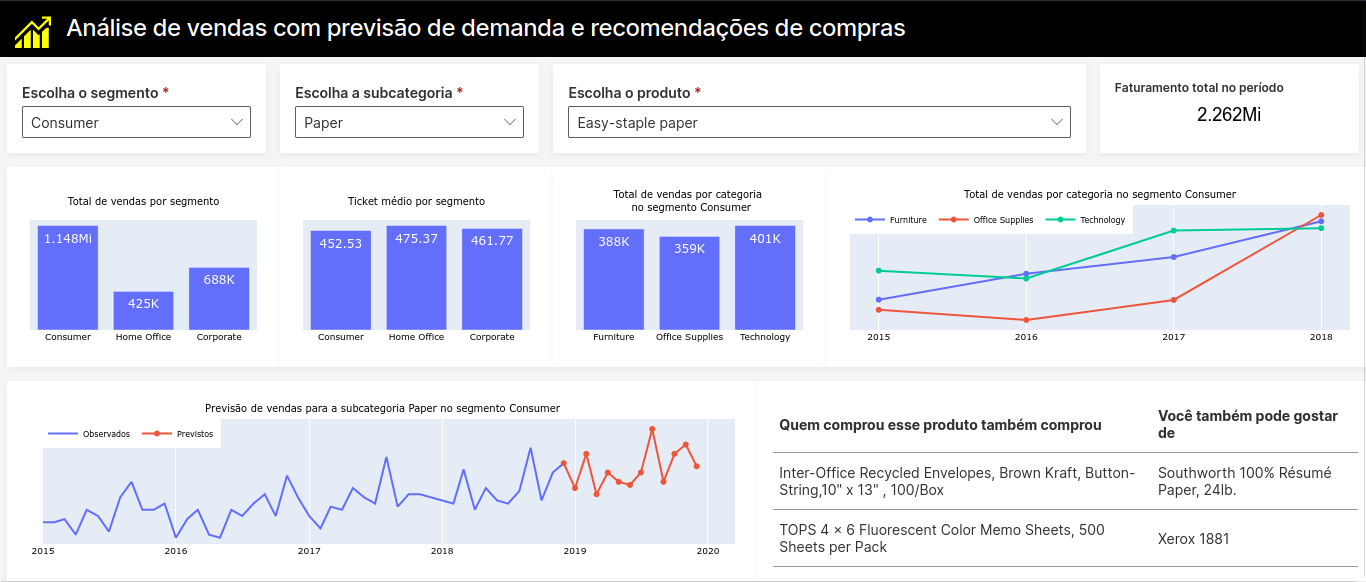

Python code for this plot:
# Aplicação para avaliar vendas, fazer recomendações e fazer previsões
#-------------------------------------------------------------------------------------------------------
# Imports
import pandas as pd
import numpy as np
import plotly.graph_objects as go
from plotly import io as pio
from statsmodels.tsa.statespace.sarimax import SARIMAX
from h2o_wave import Q, app, data, main, ui
#-------------------------------------------------------------------------------------------------------
# Carregando os dataframes necessários:
df_ticket = pd.read_csv('./../data/df_ticket.csv', index_col=0)
df_prev = pd.read_csv('./../data/df_prev.csv', parse_dates=['Order Date'], index_col=0)
df_cats = pd.read_csv('./../data/df_cats.csv', index_col=0)

# Lista de subcategorias:
def lista_subcat(seg):
    prop_vendas_nome = seg.lower().replace(' ', '_') + '_prop_vendas.csv'
    prop_vendas = pd.read_csv(f'./../data/{prop_vendas_nome}', index_col=0)
    nomes = [n for n in prop_vendas['Sub-Category'].unique()]
    return np.sort(nomes)

# Lista de produtos com base no segmento e subcategoria:
def lista_produtos(seg, subcategoria):
    prop_vendas_nome = seg.lower().replace(' ', '_') + '_prop_vendas.csv'
    prop_vendas = pd.read_csv(f'./../data/{prop_vendas_nome}', index_col=0)
    nomes = prop_vendas[prop_vendas['Sub-Category']==subcategoria]['Product Name'].to_list()
    return np.sort(nomes)

# Gráfico com total de vendas por segmento:
def total_seg(df_ticket):
    fig = go.Figure()
    fig.add_trace(go.Bar(x=df_ticket.segmento.unique(), y=df_ticket['total_vendas'], 
                         text=[(str(round(n/10e2))+'K') if n <10e5 else (str(round(n/10e5, 3))+'Mi') for n in df_ticket['total_vendas']], 
                         textposition='auto'))

    fig.update_layout(title_text='Total de vendas por segmento', 
                      title_font_color='black', title_x=0.5, title_y=0.945, title_font_size=10, 
                      margin=dict(l=0, r=0, b=0, t=30))
    
    fig.update_xaxes(tickfont_size=9, tickfont_color='black')
    fig.update_yaxes(visible=False)
    
    return (pio.to_html(fig, include_plotlyjs='cdn', validate=False))

# Gráfico com ticket médio (total de vendas/núm de ordens de compra) para cada segmento:
def ticket_seg(df_ticket):
    fig = go.Figure()
    fig.add_trace(go.Bar(x=df_ticket.segmento, y=df_ticket['ticket_medio'], 
                         text=df_ticket['ticket_medio'], 
                         textposition='auto'))

    fig.update_layout(title_text='Ticket médio por segmento', 
                      title_font_color='black', title_x=0.5, title_y=0.945, title_font_size=10, 
                      margin=dict(l=0, r=0, b=0, t=30))
    
    fig.update_xaxes(tickfont_size=9, tickfont_color='black')
    fig.update_yaxes(visible=False)
    
    return (pio.to_html(fig, include_plotlyjs='cdn', validate=False))

# Gráfico com total de vendas para cada categoria a depender do segmento:
def total_cat(seg, df_cats):
    df_cats = df_cats[df_cats.Segment==seg]
    
    fig = go.Figure()
    fig.add_trace(go.Bar(x=df_cats.groupby('Category', as_index=False).agg({'Sales': 'sum'})['Category'], 
                         y=df_cats.groupby('Category', as_index=False).agg({'Sales': 'sum'})['Sales'], 
                         text=[(str(round(n/10e2))+'K') for n in df_cats.groupby(
                             'Category', as_index=False).agg({'Sales': 'sum'})['Sales']], 
                         textposition='auto'))

    fig.update_layout(title_text=f'Total de vendas por categoria <br> no segmento {seg}', 
                      title_font_color='black', title_x=0.5, title_y=0.945, title_font_size=10, 
                      margin=dict(l=0, r=0, b=0, t=30))
    
    fig.update_xaxes(tickfont_size=9, tickfont_color='black')
    fig.update_yaxes(visible=False)
  
    return (pio.to_html(fig, include_plotlyjs='cdn', validate=False))

# Gráfico com vendas ano a ano para cada categoria a depender do segmento:
def total_cat_ano(seg, df_cats):
    df_cats = df_cats[df_cats.Segment==seg]
    cats = df_cats.Category.unique()

    fig = go.Figure()
    for n in cats:
        fig.add_trace(go.Scatter(x=[str(n) for n in df_cats.year.unique()], 
                                 y=df_cats[df_cats.Category==n]['Sales'],
                                 name = n))

    fig.update_layout(title_text=f'Total de vendas por categoria no segmento Consumer', 
                      title_font_color='black', title_x=0.5, title_font_size=10, 
                      legend={'orientation':'h', 
                              'y':1, 'yanchor': 'top', 
                              'x':0, 'xanchor': 'left', 
                              'font':{'size':8, 'color':'black'}, 'itemclick':'toggle'}, 
                      margin=dict(l=0, r=0, b=0, t=15))
    
    fig.update_xaxes(tickfont_size=9, tickfont_color='black')
    fig.update_yaxes(visible=False)

    return (pio.to_html(fig, include_plotlyjs='cdn', validate=False))

# Função para retornar produtos recomendados:
def indicados(segmento, subcategoria, produto):
    # Carregando os dataframes:
    associacoes_nome = segmento.lower().replace(' ', '_') + '_associacoes.csv'
    prop_vendas_nome = segmento.lower().replace(' ', '_') + '_prop_vendas.csv'
    
    associacoes = pd.read_csv(f'./../data/{associacoes_nome}', index_col=0)
    prop_vendas = pd.read_csv(f'./../data/{prop_vendas_nome}', index_col=0)
    
    # Buscando os mais vendidos e os recomendados:
    vendidos = prop_vendas[prop_vendas['Sub-Category'] == subcategoria][
        prop_vendas['Product Name'] != produto]['Product Name'].to_list()

    recomendados = associacoes[associacoes.antecedents == produto]['consequents'].to_list()
    
    # Criando o dataframe e evitando erros para produtos sem recomendações:
    diff = len(vendidos) - len(recomendados)
    if diff > 0:
        [recomendados.append('Sem mais recomendações') for n in range(diff)]
    elif diff < 0:
        [vendidos.append('Sem mais recomendações') for n in range(-diff)]
    else:
        pass
    
    df = pd.DataFrame({'Quem comprou esse produto também comprou': recomendados, 
                   'Você também pode gostar de': vendidos})

    return df.head(5)

# Funções para retornar o dataframe como markdown em uma ui.box:
def make_markdown_row(values):
    return f"| {' | '.join([str(x) for x in values])} |"

def make_markdown_table(fields, rows):
    return '\n'.join([
        make_markdown_row(fields),
        make_markdown_row('-' * len(fields)),
        '\n'.join([make_markdown_row(row) for row in rows]),
    ])

# Função para criar o gráfico com previsões de vendas:
def prev_vendas(df_prev, seg, subcategoria):
    # Definindo o dataframe com as vendas:
    df_prev = df_prev[(df_prev.Segment==seg) & (df_prev['Sub-Category']==subcategoria)]
    
    # Definindo range de datas:
    idx = pd.date_range(df_prev.index[0], periods=60, freq='M')
    idx = pd.to_datetime(idx.map(lambda x: x.strftime('%Y-%m-01')))

    # Preenchendo os meses sem vendas com zero:
    for n in idx[:48]:
        if n in df_prev.index:
            pass
        else:
            df_prev = pd.concat([df_prev, pd.DataFrame({'Segment': df_prev.Segment.iloc[0], 
                                                        'Sub-Category': df_prev['Sub-Category'].iloc[0], 
                                                        'Sales': 0}, index=[n])])
    df_prev.sort_index(inplace=True)
    
    # Criando o modelo e realizando as previsões:
    model = SARIMAX(endog=df_prev['Sales'], order=(0,1,1), seasonal_order=(0,1,1,12), trend='c', 
                enforce_invertibility=False, enforce_stationarity=False)

    sarimax = model.fit(method='nm')
    
    # Realizando as previsões e criando o dataframe:
    preds = pd.DataFrame([n for n in np.round(sarimax.predict(start=1, end=60))], 
                         index=idx, columns=['Valores'])
    
    preds['Valores'].iloc[:48] = df_prev['Sales'].to_list()[:48]
    
    # Criando o gráfico:
    fig = go.Figure()
    
    fig.add_trace(go.Scatter(x=preds.index[:48], y=preds['Valores'].iloc[:48],
                                 name = 'Observados'))

    fig.add_trace(go.Scatter(x=preds.index[47:], y=preds['Valores'].iloc[47:],
                                 name = 'Previstos'))

    fig.update_layout(title_text=f'Previsão de vendas para a subcategoria {subcategoria} no segmento {seg}', 
                      title_font_color='black', title_x=0.5, title_font_size=10, 
                      legend={'orientation':'h', 
                              'y':1, 'yanchor': 'top', 
                              'x':0, 'xanchor': 'left', 
                              'font':{'size':8, 'color':'black'}, 'itemclick':'toggle'}, 
                      margin=dict(l=0, r=0, b=0, t=15))
    
    fig.update_xaxes(tickfont_size=9, tickfont_color='black')
    fig.update_yaxes(visible=False)
   
    return (pio.to_html(fig, include_plotlyjs='cdn', validate=False))

# Centralizando valores em cartões:
def center_value(value):
    text1 = """<!DOCTYPE html><html><style> 
                    .square {display: flex; align-items: center; 
                            justify-content: center}
                    .square .result{align-self: center; font-size: 18px; 
                                    heigth: 10px; font-family: 'Arial', serif;}
                    </style></head><body><div class="square"><div class="result">"""
    text2 = """</div></div></body></html>"""
        
    return (text1+f'{value}'+text2)
#-------------------------------------------------------------------------------------------------------
#Criando o app:
@app('/painel-vendas')
async def serve(q: Q):
    if not q.client.initialized:
        q.client.initialized=True
        q.client.segmento = 'Consumer'
        q.client.subcategoria = (q.args.subcategoria if q.args.subcategoria in lista_subcat(f'{q.client.segmento}') else lista_subcat(f'{q.client.segmento}')[0])
        q.client.produto = (q.args.produto if q.args.produto in lista_produtos(f'{q.client.segmento}', f'{q.client.subcategoria}') else lista_produtos(f'{q.client.segmento}', f'{q.client.subcategoria}')[0])
        layout(q)
    
    else:
        q.client.segmento = q.args.segmento
        q.client.subcategoria = q.args.subcategoria
        q.client.produto = q.args.produto
        layout(q)


    await q.page.save()
#-------------------------------------------------------------------------------------------------------
def layout(q: Q) -> None:
    q.page['meta'] = ui.meta_card(box='', layouts=[
            ui.layout(breakpoint='xs', zones=[
                ui.zone('main', size='100vh', zones=[
                    ui.zone('header'),
                    ui.zone(name='filtros', direction=ui.ZoneDirection.ROW, zones=[
                        ui.zone('segmento', size='20%'),
                        ui.zone('subcategoria', size='20%'),
                        ui.zone('produto', size='40%'),
                        ui.zone('faturamento', size='20%')
                    ]),
                    ui.zone('content', direction=ui.ZoneDirection.COLUMN, zones=[
                        ui.zone(name='linha1', direction=ui.ZoneDirection.ROW, zones=[
                            ui.zone('total_vendas', size='20%'),
                            ui.zone('ticket_medio', size='20%'),                        
                            ui.zone('vendas_cat', size='20%'),
                            ui.zone('vendas_cat_ano', size='40%')
                    ]),
                       ui.zone(name='linha2', direction=ui.ZoneDirection.ROW, zones=[
                            ui.zone('previsoes', size='55%'),
                            ui.zone('recomendacoes', size='45%')
                    ]),
                ]),
                ui.zone('footer')
            ])
        ])
    ])

    q.page['header'] = ui.header_card(
        box = ui.box(
            'header', 
            height='55px'
            ), 
        icon='FinancialSolid',
        icon_color='Yellow',
        title='Análise de vendas com previsão de demanda e recomendações de compras',
        subtitle='',
        )
 
    q.page['segmento'] = ui.form_card(
        box=ui.box('segmento', size='40px'), items=[
                ui.dropdown(name='segmento', label='Escolha o segmento', 
                value=q.client.segmento, choices=[
                    ui.choice(n, n) for n in ['Consumer', 'Corporate', 'Home Office']], 
                        trigger=True, popup='never', required=True)])

    q.page['subcategoria'] = ui.form_card(
        box=ui.box('subcategoria', size='40px'), items=[
                ui.dropdown(name='subcategoria', label='Escolha a subcategoria', 
                value=q.client.subcategoria, choices=[
                    ui.choice(n, n) for n in lista_subcat(f'{q.client.segmento}')], 
                        trigger=True, popup='never', required=True)])

    q.page['produto'] = ui.form_card(
        box=ui.box('produto', size='40px'), items=[
                ui.dropdown(name='produto', label='Escolha o produto', 
                value=q.client.produto, choices=[
                    ui.choice(n, n) for n in lista_produtos(f'{q.client.segmento}', f'{q.client.subcategoria}')], 
                        trigger=True, popup='never', required=True)])

    faturamento_total = str(np.round(df_ticket['total_vendas'].sum()/10e5, 3))+'Mi'

    q.page['faturamento'] = ui.frame_card(
        box=ui.box('faturamento', size='40px'),
        title='Faturamento total no período',
        content=f'{center_value(faturamento_total)}'
    )

    q.page['faturamento'] = ui.frame_card(
        box=ui.box('faturamento', size='40px'),
        title='Faturamento total no período',
        content=f'{center_value(faturamento_total)}'
    )

    # Gerando os gráficos necessários:
    fig1 = total_seg(df_ticket)
    fig2 = ticket_seg(df_ticket)
    fig3 = total_cat(f'{q.client.segmento}', df_cats)
    fig4 = total_cat_ano(f'{q.client.segmento}', df_cats)
    fig5 = prev_vendas(df_prev, f'{q.client.segmento}', f'{q.client.subcategoria}')
    tabela1 = indicados(f'{q.client.segmento}', f'{q.client.subcategoria}', f'{q.client.produto}')

    q.page['total_vendas'] = ui.frame_card(
        box=ui.box('total_vendas', width='100%', height='200px'),
        title='',
        content=fig1)

    q.page['ticket_medio'] = ui.frame_card(
        box=ui.box('ticket_medio', width='100%', height='200px'),
        title='',
        content=fig2)

    q.page['vendas_cat'] = ui.frame_card(
        box=ui.box('vendas_cat', width='100%', height='200px'),
        title='',
        content=fig3)

    q.page['vendas_cat_ano'] = ui.frame_card(
        box=ui.box('vendas_cat_ano', width='100%', height='200px'),
        title='',
        content=fig4)

    q.page['previsoes'] = ui.frame_card(
        box=ui.box('previsoes', width='100%', height='200px'),
        title='',
        content=fig5)

    q.page['recomendacoes'] = ui.form_card(
        box=ui.box('recomendacoes', width='100%', height='200px'), items=[
        ui.text(make_markdown_table(
            fields=tabela1.columns.tolist(),
            rows=tabela1.values.tolist(),
            )),
        ],
    )
